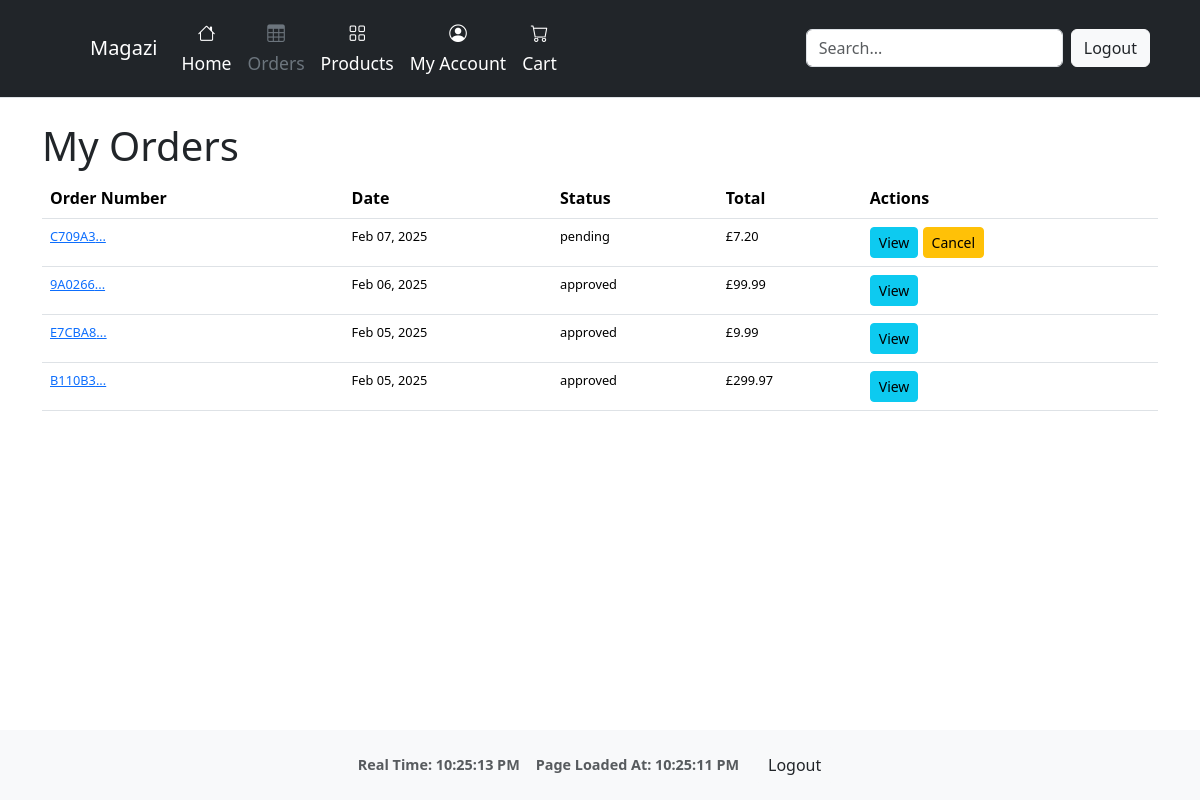
The page /orders/my-orders/ (signed in) on the database as committed earlier.
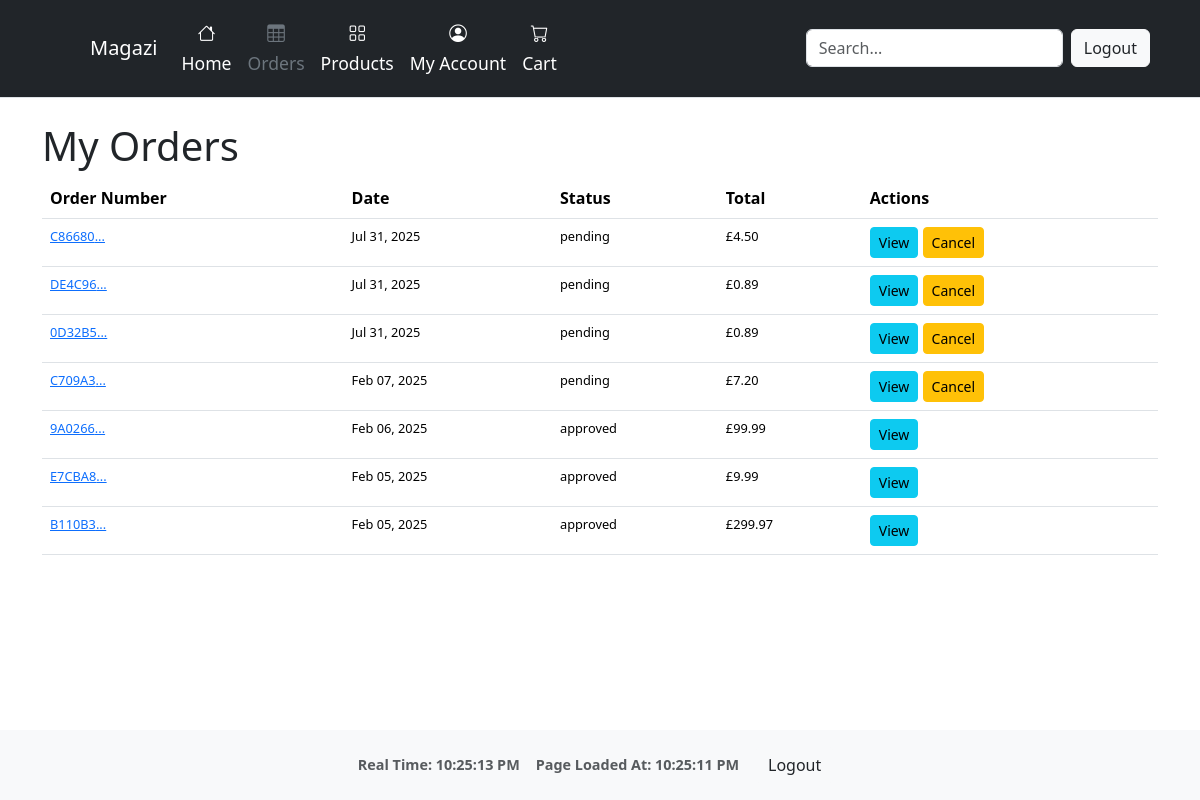
The same page on the database as committed later.
### orders/models.py (models this page shows, shortened)
class Order(models.Model):
    order_number = models.CharField(max_length=32, null=False, editable=False)
    user = models.ForeignKey(settings.AUTH_USER_MODEL, on_delete=models.SET_NULL, null=True, blank=True)
    full_name = models.CharField(max_length=50, null=False, blank=False)
    email = models.EmailField(max_length=254, null=False, blank=False)
    phone_number = models.CharField(max_length=20, null=False, blank=False)
    country = CountryField(blank_label='Country *', null=False, blank=False)
    postcode = models.CharField(max_length=20, null=True, blank=True)
    town_or_city = models.CharField(max_length=40, null=False, blank=False)
    street_address1 = models.CharField(max_length=80, null=False, blank=False)
    street_address2 = models.CharField(max_length=80, null=True, blank=True)
    county = models.CharField(max_length=80, null=True, blank=True)
    date = models.DateTimeField(auto_now_add=True)
    delivery_cost = models.DecimalField(max_digits=6, decimal_places=2, null=False, default=0)
    order_total = models.DecimalField(max_digits=10, decimal_places=2, null=False, default=0)
    grand_total = models.DecimalField(max_digits=10, decimal_places=2, null=False, default=0)
    stripe_pid = models.CharField(max_length=254, null=False, blank=False, default='')
    status = models.CharField(max_length=20, default='pending')  # e.g. pending, delivered, canceled
    comments = models.TextField(blank=True)

### orders/views.py (the view)
# urls.py: path('my-orders/', views.my_orders, name='my_orders'),
@login_required
def my_orders(request):
    orders = Order.objects.filter(user=request.user).order_by('-date')
    return render(request, 'orders/my_orders.html', {'orders': orders})

### cart/context.py (called while the page is built, shortened)
def cart_summary(request):
    cart = request.session.get('cart', {})
    cart_items = []
    total = 0
    return {'cart_total': total, 'cart_items': cart_items}

### orders/templatetags/group_filters.py (called while the page is built)
@register.filter(name='in_group')
def in_group(user, group_name):
    return user.groups.filter(name=group_name).exists()

### orders/templates/orders/my_orders.html (shortened to what this page needs)
{% extends "base.html" %}
{% block content %}
<div class="container my-4">
    <h1>My Orders</h1>
    {% if orders %}
    <table class="table">
        <thead>
            <tr>
                <th>Order Number</th>
                <th>Date</th>
                <th>Status</th>
                <th>Total</th>
                <th>Actions</th>
            </tr>
        </thead>
        <tbody>
            {% for order in orders %}
            <tr>
                <td class="small-text"><a href="{% url 'orders:order_detail' order.order_number %}">{{ order.order_number|slice:":6" }}...</a></td>
                <td class="small-text">{{ order.date|date:"M d, Y" }}</td>
                <td class="small-text">{{ order.status }}</td>
                <td class="small-text">£{{ order.grand_total }}</td>
                <td>
                    <a href="{% url 'orders:order_detail' order.order_number %}" class="btn btn-sm btn-info">View</a>
                    {% if order.status == "pending" %}
                        <a href="{% url 'orders:cancel_order' order.order_number %}" class="btn btn-sm btn-warning">Cancel</a>
                    {% endif %}
                </td>
            </tr>
            {% endfor %}
        </tbody>
    </table>
    {% else %}
    <p>You have no orders.</p>
    {% endif %}
</div>
{% endblock %}

### templates/base.html (shortened to what this page needs)
{% load static %}
{% load group_filters %}
<!doctype html>
<html lang="en">
  <head>
    {% block corecss %}
      <link href="https://cdn.jsdelivr.net/npm/bootstrap-icons/font/bootstrap-icons.css" rel="stylesheet">
      <link href="https://cdn.jsdelivr.net/npm/bootstrap@5.3.3/dist/css/bootstrap.min.css" rel="stylesheet">
      <link href="{% static 'css/base_style.css' %}" rel="stylesheet">
    {% endblock %}
  </head>
  <body>
    {% block page_header %}
        <header>
            <nav class="navbar navbar-expand-lg navbar-dark bg-dark border-bottom">
            <div class="container">
                <a href="/" class="navbar-brand d-flex align-items-center">
                <svg class="bi me-2" width="40" height="32" role="img" aria-label="Bootstrap">
                    <use xlink:href="#bootstrap"></use>
                </svg>
                Magazi
                </a>
                <div class="collapse navbar-collapse" id="navbarHeaderContent">
                    <ul class="navbar-nav flex-column flex-lg-row me-auto mb-2 mb-lg-0">
                    <li class="nav-item">
                    <a href="/" class="nav-link {% if request.path == '/' %}text-secondary{% else %}text-white{% endif %}">
                        <i class="bi bi-house d-block mx-auto mb-1"></i>
                        Home
                    </a>
                    </li>
                    <li class="nav-item">
                    {% if user.is_authenticated %}
                        {% if user.is_staff or user|in_group:"seller" %}
                        <a href="{% url 'orders:orders_summary' %}" class="nav-link {% if request.path|slice:"0:8" == '/orders/' %}text-secondary{% else %}text-white{% endif %}">
                            <i class="bi bi-table d-block mx-auto mb-1"></i>
                            Orders
                        </a>
                        {% else %}
                        <a href="{% url 'orders:my_orders' %}" class="nav-link {% if request.path|slice:"0:8" == '/orders/' %}text-secondary{% else %}text-white{% endif %}">
                            <i class="bi bi-table d-block mx-auto mb-1"></i>
                            Orders
                        </a>
                        {% endif %}
                    {% else %}
                        <a href="{% url 'orders:order_lookup' %}" class="nav-link {% if request.path|slice:"0:8" == '/orders/' %}text-secondary{% else %}text-white{% endif %}">
                        <i class="bi bi-table d-block mx-auto mb-1"></i>
                        Orders
                        </a>
                    {% endif %}
                    </li>
                    <li class="nav-item">
                    <a href="/products/" class="nav-link {% if request.path == '/products/' %}text-secondary{% else %}text-white{% endif %}">
                        <i class="bi bi-grid d-block mx-auto mb-1"></i>
                        Products
                    </a>
                    </li>
                    {% if user.is_authenticated %}
                    <li class="nav-item">
                        <a href="{% url 'profiles:my_profile' %}" class="nav-link {% if request.path|slice:"0:13" == '/profiles/my' %}text-secondary{% else %}text-white{% endif %}">
                        <i class="bi bi-person-circle d-block mx-auto mb-1"></i>
                        My Account
                        </a>
                    </li>
                    {% endif %}
                    <li class="nav-item">
                        <a href="{% url 'cart:view_cart' %}" class="nav-link">
                            <i class="bi bi-cart"></i>
                            <span id="cart-total">
                                {% if cart_total %}
                                    £{{ cart_total }}
                                {% else %}
                                    Cart
                                {% endif %}
                            </span>
                        </a>
                    </li>
                </ul>
                <form class="d-flex my-2 my-lg-0" role="search">
                    <input class="form-control me-2" type="search" placeholder="Search..." aria-label="Search">
                </form>
                <div class="d-flex align-items-center">
                    {% if user.is_authenticated %}
                    <a href="/accounts/logout/" class="btn btn-light text-dark me-2">Logout</a>
                    {% else %}
                    <a href="/accounts/login/" class="btn btn-light text-dark me-2">Login</a>
                    <a href="/accounts/signup/" class="btn btn-primary">Sign-up</a>
                    {% endif %}
                </div>
                </div>
            </div>
            </nav>
        </header>
    {% endblock %}
    {% block content %}{% endblock %}
    <footer class="footer mt-auto py-3 bg-light">
      <div class="container d-flex flex-wrap justify-content-center">
        <div class="text-end d-flex align-items-center">
          <div id="real-time" class="me-3 text-muted small">
            Real Time: <span id="real-time-display">Loading...</span>
          </div>
          <div id="page-load-time" class="me-3 text-muted small">
            Page Loaded At: <span id="page-load-time-display">Loading...</span>
          </div>
          {% if user.is_authenticated %}
            <a href="/accounts/logout/" class="btn btn-light text-dark me-2">Logout</a>
          {% else %}
            <a href="/accounts/login/" class="btn btn-light text-dark me-2">Login</a>
            <a href="/accounts/signup/" class="btn btn-primary">Sign-up</a>
          {% endif %}
        </div>
      </div>
    </footer>
  </body>
</html>

### static/css/base_style.css (style rules this page uses)
html, body { min-height: 100vh; margin: 0; display: flex; flex-direction: column; }
.small-text { font-size: 0.8rem; }
footer { margin-top: auto; background-color: #f8f9fa; padding: 1rem 0; text-align: center; font-size: 0.9rem; color: #6c757d; }
#real-time, #page-load-time { font-size: 0.9rem; font-weight: bold; color: #6c757d; }
@media (min-width: 992px) { .navbar-collapse .nav-link { color: #ffffff; font-size: 1.1rem; padding: 0.75rem 1rem; border-radius: 0.25rem; display: flex; flex-direction: column; align-items: center; justify-content: center; text-align: center; } }
@media (min-width: 992px) { .navbar-collapse .nav-link i { display: inline-block !important; margin: 0 0 0.25rem 0 !important; vertical-align: middle; } }

Rows that differ between the two databases and show on the page:
added Order: order_number "C86680", date "Jul 31, 2025", status "pending", grand_total "4.50", shows "Cancel"
added Order: order_number "DE4C96", date "Jul 31, 2025", status "pending", grand_total "0.89", shows "Cancel"
added Order: order_number "0D32B5", date "Jul 31, 2025", status "pending", grand_total "0.89", shows "Cancel"
